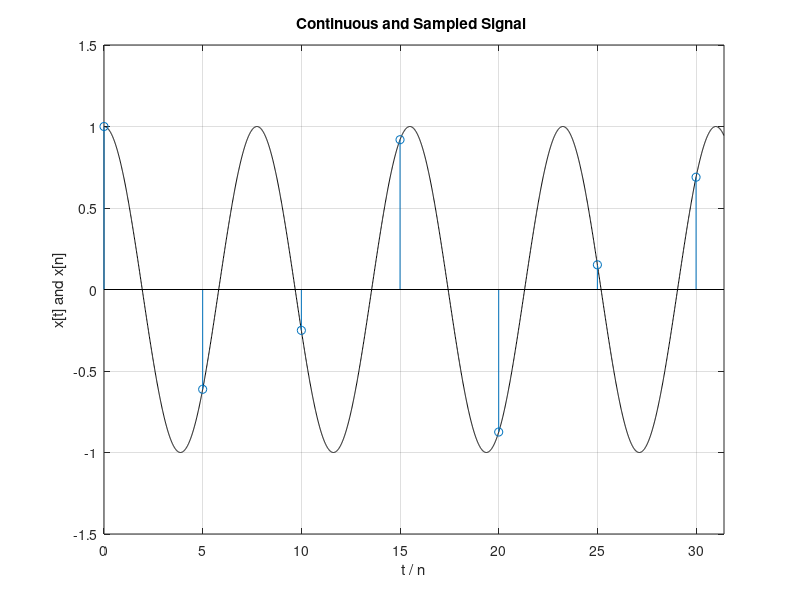

MATLAB code to generate this figure:
T=5;
t=[0:0.01:10*pi];
x_t = cos((8*pi.*t)/31);


plot(t,x_t,'k');
axis([0 10*pi -1.5 1.5]);

%sample the signal
nmin = ceil(min(t)/ T);
nmax = floor(max(t) / T);
n =[nmin:nmax];
grid
hold on
x_n=cos((8*pi.*n*T)/31);
stem(n*T,x_n)
axis([0 10*pi -1.5 1.5]);
xlabel('t / n');ylabel('x[t] and x[n]');title('Continuous and Sampled Signal ');